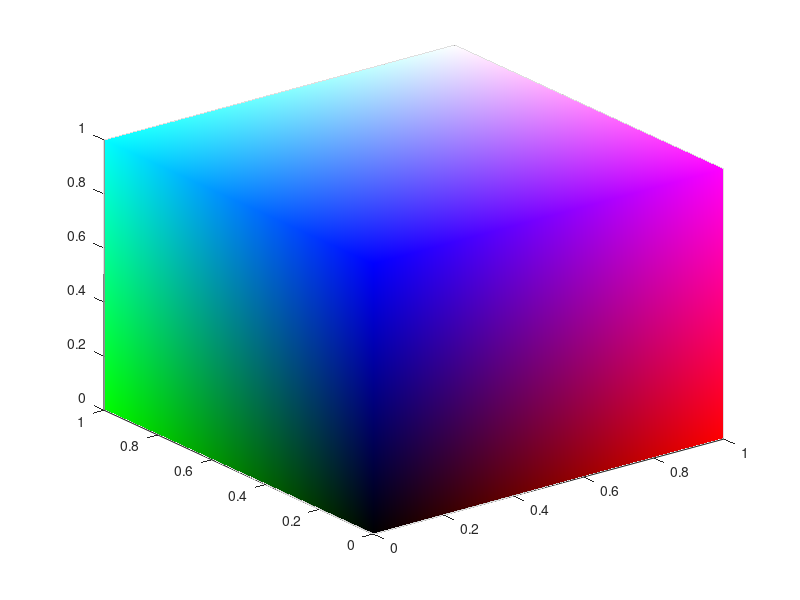

Here is the MATLAB script that generated this plot:
clear all; close all; clc;

%% Define Vertices
topVerts = [ 0 1 0; 0 1 1; 1 1 1; 1 1 0];
topVertIndex = [ 1 2 3 4 ];
botVerts = [ 0 0 0; 0 0 1; 1 0 1; 1 0 0];
botVertIndex = [ 5 6 7 8 ];

verts = [ topVerts; botVerts ];

%% Define Colors
vertColors = [ topVerts; botVerts ];
%% Empty faces list
faces = [];

%% Top faces
faces = [ faces ; 1 2 3 ; 1 3 4 ];

%% Side faces (Your efforts here)
for vertI = 1 : 4
	faceVert1 = topVertIndex( mod(vertI,4)+1 );
	faceVert2 = topVertIndex( vertI );
	faceVert3 = botVertIndex( vertI );
	faces = [ faces ; faceVert1 faceVert2 faceVert3 ];
    faceVert2 = botVertIndex( mod(vertI,4)+1 );
	faceVert3 = botVertIndex( vertI );
    faces = [ faces ; faceVert1 faceVert2 faceVert3 ];
end

%% Bottom faces
faces = [ faces ; 5 7 6 ; 5 8 7 ];

%% Show RGB Cube in 3D figure
result = trisurf(faces,verts(:,1),verts(:,2),verts(:,3),'FaceVertexCData', vertColors,'FaceColor','interp', 'EdgeAlpha', 0);
saveas(result,'RGBCube.fig');